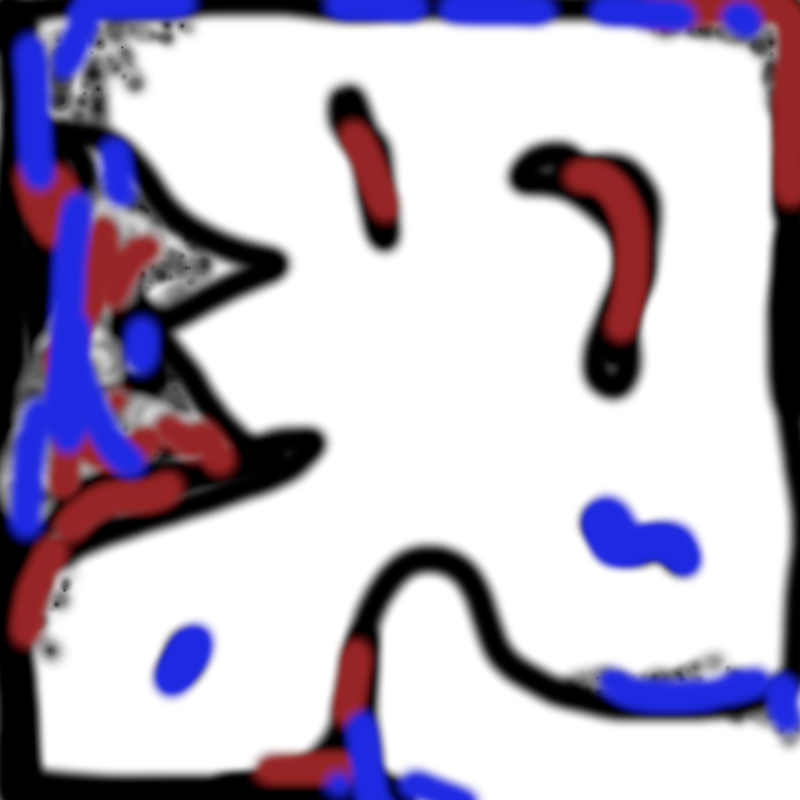
#> input picture map.png, 800 x 800 px
$ python map.py
#> lines starting #> are read from the running program, lines starting #| are printed output that depends on the picture; after the words box and inside, x2 and y2 are one past the last pixel; in counts of white or black regions, pixels touching at a corner belong together
import cv2
import numpy as np


def image_info(img: np.ndarray):
    print(
        f'dtype: {img.dtype}, shape: {img.shape}, min: {img.min()}, max: {img.max()}')


def normalize(img: np.ndarray):
    range_values = img.max() - img.min()
    if range_values == 0:
        return img.astype(np.float32)
    else:
        return (img.astype(np.float32) - img.min()) / range_values


def segments_intersect(a: np.ndarray, b: np.ndarray, c: np.ndarray, d: np.ndarray) -> bool:
    """
    Checks for an intersection between the half-open segment ]a---b] and closed segments [c[i]---d[i]]
    """

    ab = b - a
    cd = d - c
    ac = c - a
    cb_cd = np.cross(b - c, cd)
    ca_cd = np.cross(a - c, cd)
    ad_ab = np.cross(d - a, ab)
    ac_ab = np.cross(ac, ab)

    # Detects intersections between non-colinear segments
    if np.any(
            (((cb_cd >= 0) & (ca_cd < 0)) | ((cb_cd <= 0) & (ca_cd > 0))) & (
                    ((ad_ab > 0) & (ac_ab < 0)) | ((ad_ab < 0) & (ac_ab > 0)))):
        return True

    colinear_mask = (cb_cd == 0) & (ca_cd == 0) & (ad_ab == 0) & (ac_ab == 0)
    ac_dot_ab = ac[:, 0] * ab[0] + ac[:, 1] * ab[1]
    ab_dot_cd = ab[0] * cd[:, 0] + ab[1] * cd[:, 1]
    ab_dot_ab = ab[0] * ab[0] + ab[1] * ab[1]
    mask_dir_same = (ab_dot_cd > 0) & (ac_dot_ab + ab_dot_cd > 0) & (ac_dot_ab - ab_dot_ab <= 0)
    mask_dir_opposite = (ab_dot_cd < 0) & (ac_dot_ab > 0) & (ac_dot_ab + ab_dot_cd - ab_dot_ab <= 0)
    return np.any(colinear_mask & (mask_dir_same | mask_dir_opposite))


def segment_intersects_contours(pt1: np.ndarray, pt2: np.ndarray, contours) -> bool:
    """
    Checks for an intersection between the half-open segment ]pt1---pt2] and all contours
    """
    for contour in contours:
        if segments_intersect(pt1, pt2, contour[:-1], contour[1:]):
            return True
        if segments_intersect(pt1, pt2, np.array([contour[-1]]), np.array([contour[0]])):
            return True
    return False


def extract_convex_vertices(contours):
    vertices = []
    to_prev = []
    to_next = []
    for contour in contours:
        for i in range(len(contour)):
            to_prev_i = contour[i - 1 if i > 0 else len(contour) - 1] - contour[i]
            to_next_i = contour[i + 1 if i < len(contour) - 1 else 0] - contour[i]
            if np.cross(to_prev_i, to_next_i) >= 0:
                vertices.append(contour[i])
                to_prev.append(to_prev_i)
                to_next.append(to_next_i)
    return vertices, to_prev, to_next


def extract_static_edges(contours, vertices, to_prev, to_next):
    edges = [[] for _ in range(len(vertices))]
    for i in range(len(vertices)):
        for j in range(i + 1, len(vertices)):

            # Discard vertices for which the previous and next one lie on opposite sides of the edge
            edge = vertices[j] - vertices[i]
            sin_prev_i = np.cross(edge, to_prev[i])
            sin_next_i = np.cross(edge, to_next[i])
            if (sin_prev_i < 0 or sin_next_i < 0) and (sin_prev_i > 0 or sin_next_i > 0):
                continue
            sin_prev_j = np.cross(edge, to_prev[j])
            sin_next_j = np.cross(edge, to_next[j])
            if (sin_prev_j < 0 or sin_next_j < 0) and (sin_prev_j > 0 or sin_next_j > 0):
                continue

            # Discard edges that intersect contours, but not for edges between connected vertices
            is_j_prev_i = np.all(to_prev[i] == edge)
            is_j_next_i = np.all(to_next[i] == edge)
            is_i_prev_j = np.all(to_prev[j] == -edge)
            is_i_next_j = np.all(to_next[j] == -edge)
            are_ij_connected = (is_j_prev_i or is_j_next_i) and (is_i_prev_j or is_i_next_j)
            if not are_ij_connected and segment_intersects_contours(vertices[i], vertices[j], contours):
                continue

            edges[i].append(j)
            edges[j].append(i)

    return edges


def extract_dynamic_edges(contours, vertices, to_prev, to_next, point):
    edges = []
    for i in range(len(vertices)):
        edge = vertices[i] - point
        sin_prev_i = np.cross(edge, to_prev[i])
        sin_next_i = np.cross(edge, to_next[i])
        if (sin_prev_i < 0 or sin_next_i < 0) and (sin_prev_i > 0 or sin_next_i > 0):
            continue

        if segment_intersects_contours(point, vertices[i], contours):
            continue

        edges.append(i)

    return edges


# [13 lines left out: function draw_contour_orientations, not called in this run]


def main():
    threshold = 200
    kernel_size = 50
    # Note: the minimum distance to any obstacle is 'kernel_size - approx_poly_epsilon'
    approx_poly_epsilon = 2
    source_point = (200, 100)
    target_point = (120, 730)
    original_img = cv2.imread('../map.png')
#> original_img is the input picture: shape (800, 800, 3); mean B, G, R 195.1, 177.3, 184.8
    img = cv2.cvtColor(original_img, cv2.COLOR_BGR2GRAY)
    _, img = cv2.threshold(img, threshold, 1, cv2.THRESH_BINARY_INV)
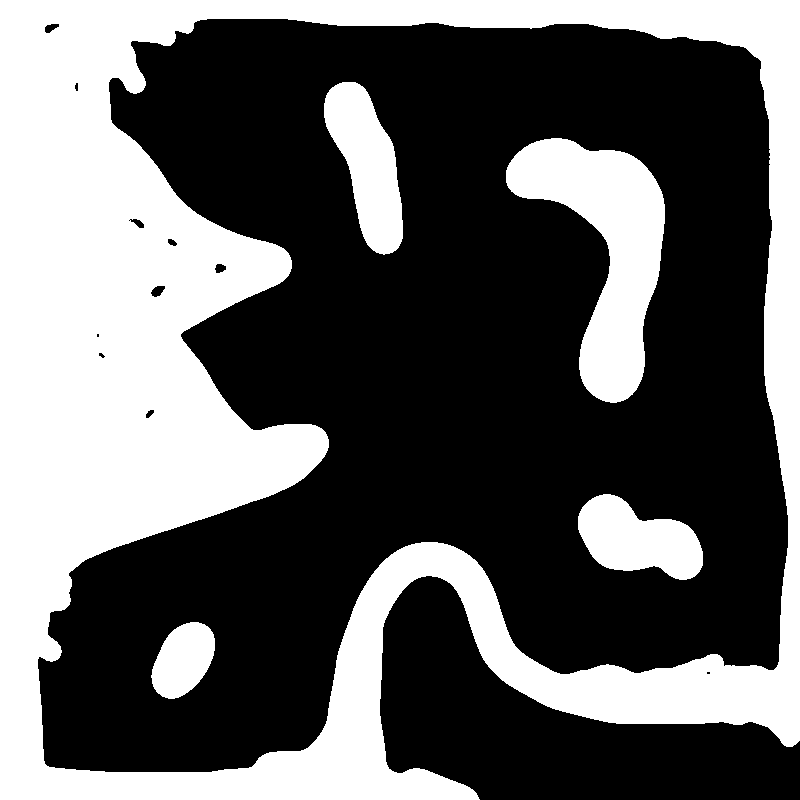
#> img: shape (800, 800); values 0 (black) and 1 (white), 38.2% white; 5 white regions, box (x1, y1, x2, y2) and area: (0, 0, 800, 800) 206814, (506, 138, 665, 403) 19461, (324, 82, 403, 255) 7849, (578, 494, 703, 580) 6869, (151, 622, 215, 699) 3461
    kernel = cv2.getStructuringElement(cv2.MORPH_ELLIPSE,
                                       (kernel_size, kernel_size))
    img = cv2.dilate(img, kernel)
#> img: shape (800, 800); values 0 (black) and 1 (white), 62.1% white; 2 black regions, box (x1, y1, x2, y2) and area: (65, 44, 764, 748) 217076, (405, 601, 800, 800) 25742

    # Flood fill from the robot location, so we only get the contours that
    # are relevant. Note that this requires to know the position of the robot
    # a priori, and might not be suitable if the map has several disconnected
    # regions across which the robot might get kidnapped
    mask = np.zeros((img.shape[0] + 2, img.shape[1] + 2), dtype=np.uint8)
    assert img[source_point[::-1]] == 0, 'Flood fill seed point is not in free space'
    _, img, _, _ = cv2.floodFill(img, mask=mask,
                                 seedPoint=source_point, newVal=2)
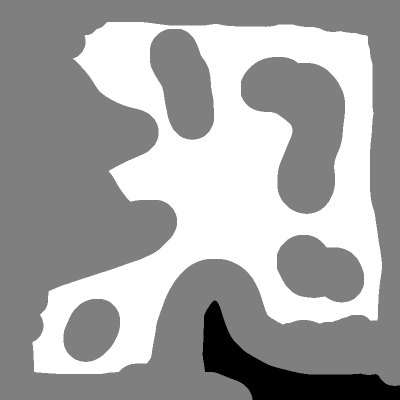
#> img: shape (800, 800) (shown at 1/2 size); min 0, max 2, mean 1.3; drawn with min black and max white
    _, img = cv2.threshold(img, thresh=1, maxval=1, type=cv2.THRESH_BINARY_INV)
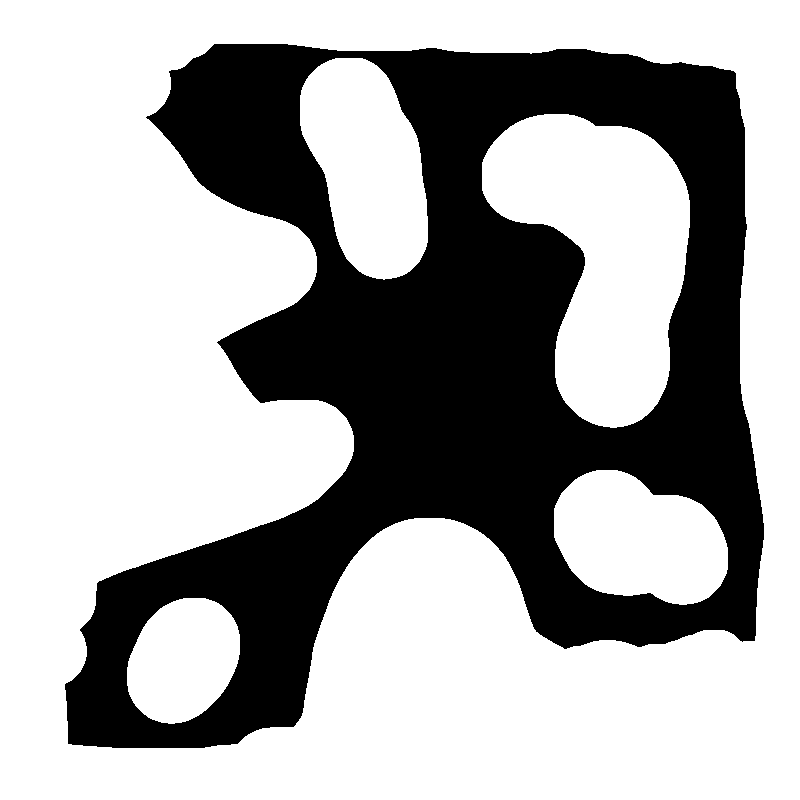
#> img: shape (800, 800); values 0 (black) and 1 (white), 66.1% white; 1 black region

    # NOTE: using RETR_EXTERNAL means we would only get the outer contours,
    # which is basically equivalent to floodfilling the binary image from the
    # outside prior to calling findContours. However, this assumes our region
    # of interest is "outside", and would not work if we are "walled in",
    # which is actually very likely
    contours, hierarchy = cv2.findContours(img, mode=cv2.RETR_LIST,
                                           method=cv2.CHAIN_APPROX_SIMPLE)
#> contours = 6 contours; box (x1, y1, x2, y2) and area: (0, 0, 800, 800) 638401, (64, 43, 765, 749) 306894, (482, 114, 690, 428) 39580, (300, 58, 428, 280) 19794, (554, 470, 728, 605) 17182, (127, 598, 240, 724) 10714
    contours = [np.squeeze(cv2.approxPolyDP(contour, epsilon=approx_poly_epsilon, closed=True)) for contour in contours]
#> contours = 6 items

    # NOTE: orientation is positive for a clockwise contour, which is the opposite of the mathematical standard
    # (right-hand rule). Note however that the outer contour of a shape is always
    # counter-clockwise (hence orientation is negative), and the contour of a hole is always clockwise (hence
    # orientation is positive).
    orientations = [np.sign(cv2.contourArea(contour, oriented=True)) for contour in contours]
#> orientations = [-1, -1, -1, -1, 1, -1]

    # If we know that 'contours' only contains those in the region where the
    # robot is located, we can use them directly for computing the visibility
    # graph. Else, we must take into account the hierarchy.

    walkable = np.zeros(original_img.shape, dtype=np.uint8)
    walkable[:] = (192, 64, 64)
    cv2.drawContours(walkable, contours, contourIdx=-1, color=(255, 255, 255), thickness=-1)
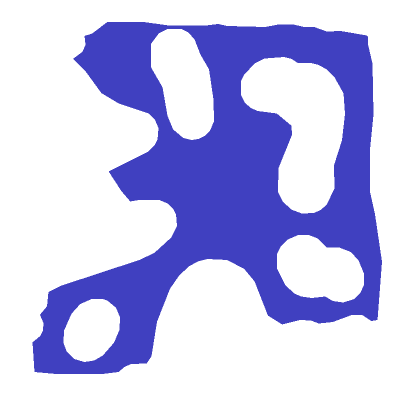
#> walkable: shape (800, 800, 3) (shown at 1/2 size); mean of channels 0, 1, 2 233.5, 189.9, 189.9; drawn as B, G, R
    img = cv2.addWeighted(original_img, 0.75, walkable, 0.25, 0.0)
#> img: shape (800, 800, 3)
    cv2.drawContours(img, contours, contourIdx=-1, color=(64, 64, 192))
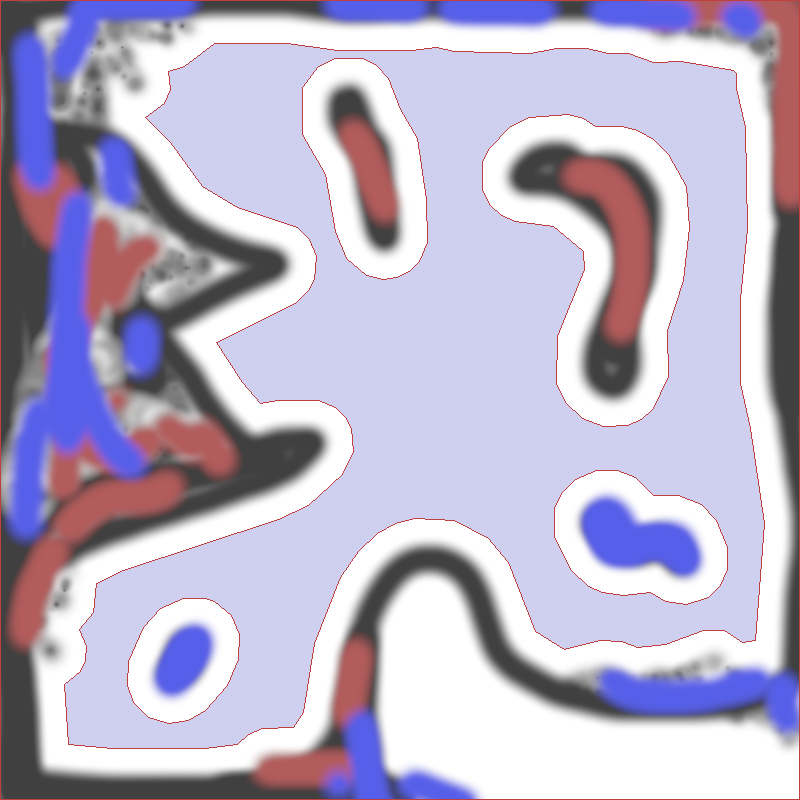
#> img: shape (800, 800, 3); mean B, G, R 202.8, 178.7, 185.9

    vertices, to_prev, to_next = extract_convex_vertices(contours)
#> the loop in extract_convex_vertices, `for contour in contours:` made 6 passes
#> contour on pass 6: [[0, 0], [0, 799], [799, 799], [799, 0]]
#> after the loop in extract_convex_vertices, `for contour in contours:`: to_next = 130 pairs, first value -799 to 799, second value -799 to 799; to_prev has the same summary as to_next; vertices = 130 pairs, first value 0 to 799, second value 0 to 799
#> to_prev has the same summary as to_next in extract_convex_vertices
    print(f'Number of convex vertices: {len(vertices)}')
#| Number of convex vertices: 130
    edges = extract_static_edges(contours, vertices, to_prev, to_next)
#> in extract_static_edges, `edges = [[] for _ in range(len(vertices))]`: edges = 130 items, first 6: [], [], [], [], [], []
#> the loop in extract_static_edges, `for i in range(len(vertices)):` made 130 passes
    num_edges = sum([len([j for j in edges[i] if j > i]) for i in range(len(edges))])
    print(f'Number of static edges: {num_edges}')
#| Number of static edges: 166
    source_edges = extract_dynamic_edges(contours, vertices, to_prev, to_next,
                                         np.array(source_point))
#> the loop in extract_dynamic_edges, `for i in range(len(vertices)):` made 130 passes
    target_edges = extract_dynamic_edges(contours, vertices, to_prev, to_next,
                                         np.array(target_point))
#> the loop in extract_dynamic_edges (call 2), `for i in range(len(vertices)):` made 130 passes
    print(f'Number of dynamic edges: {len(source_edges) + len(target_edges)}')
#| Number of dynamic edges: 7

    for i in range(len(edges)):
        for j in edges[i]:
            if j > i:
                cv2.line(img, vertices[i], vertices[j], color=(0, 0, 0))
#> this loop made 130 passes
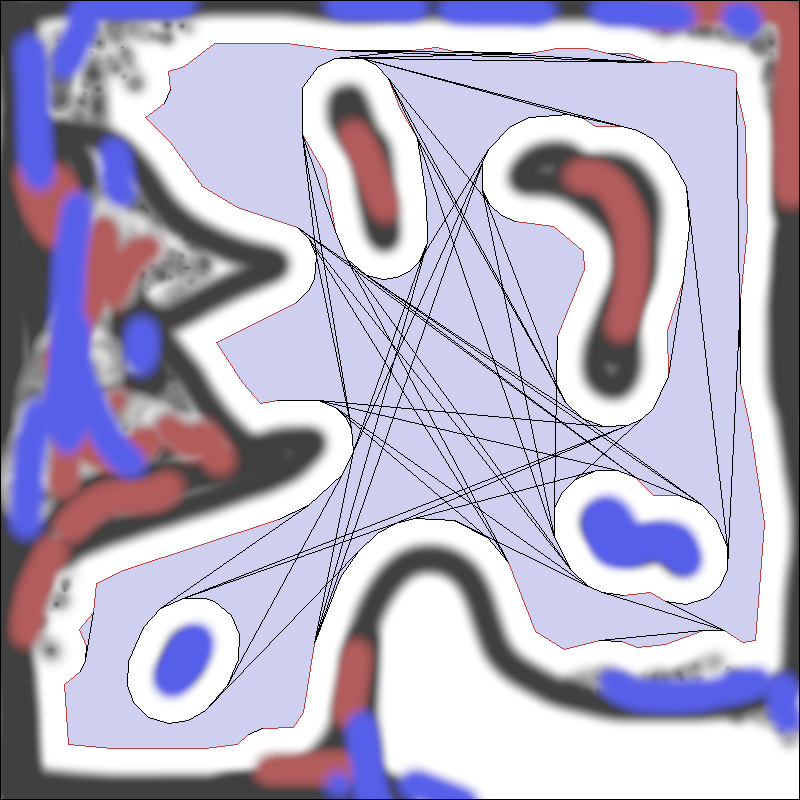
#> img: shape (800, 800, 3); 2.73% of pixels changed, all inside (x1, y1, x2, y2) = (0, 0, 800, 800)
    for i in source_edges:
        cv2.line(img, source_point, vertices[i], color=(64, 192, 64))
#> this loop made 4 passes
#> i on passes 1 to 4: 19, 62, 67, 121
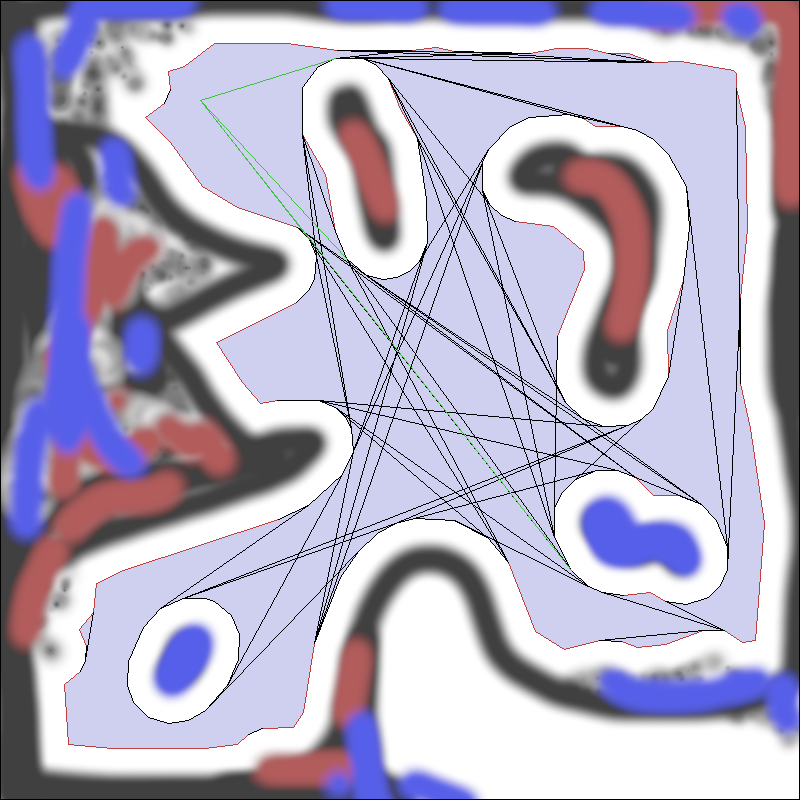
#> img: shape (800, 800, 3); 0.13% of pixels changed, all inside (x1, y1, x2, y2) = (200, 58, 572, 571)
    for i in target_edges:
        cv2.line(img, target_point, vertices[i], color=(64, 64, 192))
#> this loop made 3 passes
#> i on passes 1 to 3: 5, 9, 106
#> img: shape (800, 800, 3); 0.03% of pixels changed, all inside (x1, y1, x2, y2) = (86, 646, 169, 731)
    cv2.circle(img, source_point, color=(64, 192, 64), radius=6, thickness=-1)
#> img: shape (800, 800, 3); mean B, G, R 197.6, 174.3, 180.3
    cv2.circle(img, target_point, color=(64, 64, 192), radius=6, thickness=-1)
#> img: shape (800, 800, 3); mean B, G, R 197.6, 174.3, 180.2
    # draw_contour_orientations(img, contours, orientations)
    cv2.namedWindow('main', cv2.WINDOW_NORMAL)
    cv2.resizeWindow('main', img.shape[1], img.shape[0])
    cv2.imshow('main', normalize(img))
    cv2.waitKey(0)
    cv2.destroyAllWindows()


mouse_x, mouse_y = 0, 0


# [27 lines left out: functions on_click, floodfill_background, not called in this run]


if __name__ == '__main__':
    main()
    # floodfill_background()

    """
    a1 = np.array([3.7, -1.9])
    a2 = np.array([10.67, -5.09])
    b1 = np.array([3.7, -1.9])
    b2 = np.array([3.14, 7.5])
    print(intersect_segments_closed(a1, a2, b1, b2))
    """
